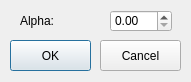
<?xml version="1.0" encoding="UTF-8"?>
<ui version="4.0">
 <class>AllOptionDialog</class>
 <widget class="QDialog" name="AllOptionDialog">
  <property name="geometry">
   <rect>
    <x>0</x>
    <y>0</y>
    <width>191</width>
    <height>82</height>
   </rect>
  </property>
  <property name="windowTitle">
   <string>AllOptionDialog</string>
  </property>
  <widget class="QPushButton" name="pushButtonOK">
   <property name="geometry">
    <rect>
     <x>10</x>
     <y>40</y>
     <width>81</width>
     <height>31</height>
    </rect>
   </property>
   <property name="text">
    <string>OK</string>
   </property>
  </widget>
  <widget class="QDoubleSpinBox" name="doubleSpinBoxAlpha">
   <property name="geometry">
    <rect>
     <x>110</x>
     <y>10</y>
     <width>62</width>
     <height>22</height>
    </rect>
   </property>
  </widget>
  <widget class="QLabel" name="label">
   <property name="geometry">
    <rect>
     <x>20</x>
     <y>10</y>
     <width>47</width>
     <height>21</height>
    </rect>
   </property>
   <property name="text">
    <string>Alpha:</string>
   </property>
  </widget>
  <widget class="QPushButton" name="pushButtonCancel">
   <property name="geometry">
    <rect>
     <x>100</x>
     <y>40</y>
     <width>81</width>
     <height>31</height>
    </rect>
   </property>
   <property name="text">
    <string>Cancel</string>
   </property>
  </widget>
 </widget>
 <layoutdefault spacing="6" margin="11"/>
 <resources/>
 <connections/>
</ui>
